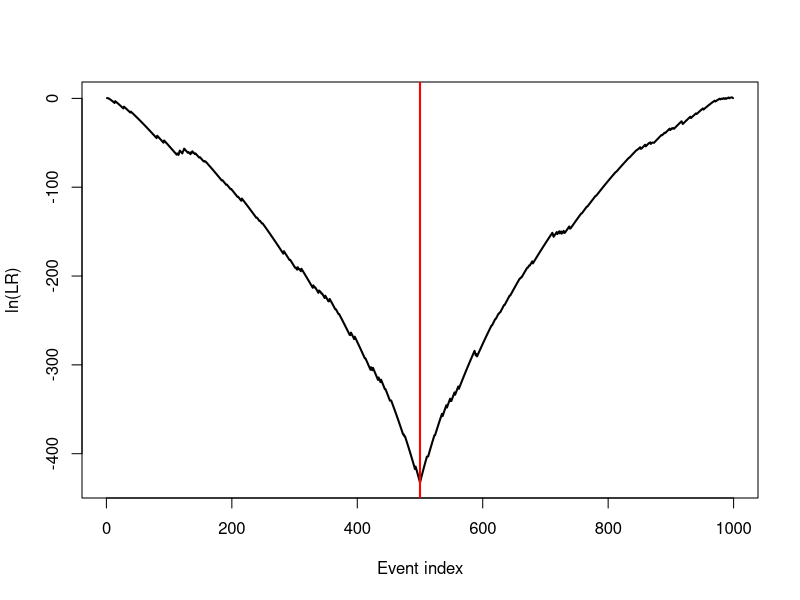

Generate this figure with R:
## ---- chunk 1
knitr::opts_chunk$set(echo = TRUE)
## ---- chunk 2

# Calculate the ln(LR) for a given pair of counts and prior
#
# alpha: vector of length K containing the Dirichlet prior parameters
# r1: vector of length K containing the event counts for the known source
# r2: vector of length K containing the event counts for the unknown source
#
calc_lnlr <- function(alpha, r1, r2) {
  sum(lgamma(alpha + r1 + r2)) - lgamma(sum(alpha + r1 + r2)) - 
    sum(lgamma(alpha + r1)) + lgamma(sum(alpha + r1)) - 
    sum(lgamma(alpha + r2)) + lgamma(sum(alpha + r2)) + 
    sum(lgamma(alpha)) - lgamma(sum(alpha))
}

## ---- chunk 3

# Calculate the ln(LR) for a given sequence of events
#
# event_seq: vector containing a sequence of events
#   - if event_seq2 is also specified, then event_seq consists of only the known
#     source events (N_1 events) and then event_seq2 will have the unknown 
#     source events (N_2 events)
#   - if event_seq2 is not also specified, then this event sequence has all N
#     events and will be split up into N_1 + N_2 events
# event_seq2: optional vector containing the unknown source events
#   - will be used to compare against event_seq
# event_ind: either a single integer or a vector of integers specifying the  
#             event indices (i.e., N_1's) at which to calculate the LR
#   - if not specified with a single sequence, defaults to floor of N / 2
#   - if not specified with two sequences, defaults to just comparing the two
#     sequences
#   - if specified as a single integer, function will return a single LR value
#   - if specified as a vector, function will return a vector of LR values
# categories: vector of length K specifying the LR categories
#   - if not specified, defaults to the event types in event_seq
#   - note that if specified, events in event_seq not in these categories will 
#     be ignored
# alpha: vector of length K containing the Dirichlet prior parameters
#   - if not specified, defaults to uniform Dirichlet
#
get_lnlr_from_seq <- function(event_seq,
                              event_seq2 = NA,
                              event_ind = NA,
                              categories = NA,
                              alpha = NA) {
  
  event_seq <- c(event_seq, event_seq2)
  
  if(sum(is.na(categories)) == 0){
    event_seq <- factor(event_seq, levels = categories)
    
  } else {
    event_seq <- factor(event_seq)
  }
  
  event_seq <- event_seq[!is.na(event_seq)]
  K <- length(levels(event_seq))
  N <- length(event_seq)
  
  if(sum(is.na(alpha)) == 0) {
    
    if (length(alpha) != K) {
      stop("The number of prior parameters is not equal to the number of categories.")
    }
    
    if (sum(alpha <= 0) > 0) {
      stop("All prior parameters need to be greater than 0.")
    }
    
  } else {
    alpha <- rep(1, K)
  }
  
  if (sum(is.na(event_ind)) == 0) {
    
    if(sum(event_ind < 1) > 0) {
      stop("There are event indices less than 1.")
    }
    
    if(sum(event_ind > (N - 1)) > 0) {
      stop("There are event indices greater than the length of the event sequence.")
    }
  } else {
    
    if (sum(is.na(event_seq2)) == 0) {
      event_ind <- N - length(event_seq2)
    } else {
      event_ind <- floor(N / 2)
    }
    
  }
  
  lnlr <- rep(NA, length(event_ind))
  
  for(i in 1:length(event_ind)) {
    r1 <- table(event_seq[1:event_ind[i]])
    r2 <- table(event_seq[(event_ind[i] + 1):N])
    lnlr[i] <- calc_lnlr(alpha, r1, r2)
  }
  
  lnlr
  
}

## ---- chunk 4
set.seed(NULL)
set.seed(1234)
## ---- chunk 5
toy_categories <- c("A", "B", "C")
## ---- chunk 6
exp(calc_lnlr(
  alpha = c(1, 1, 1),
  r1 = c(2, 1, 0), 
  r2 = c(2, 1, 0))
)
## ---- chunk 7
exp(get_lnlr_from_seq(
  event_seq = c("A", "A", "B"),
  event_seq2 = c("A", "A", "B"),
  categories = toy_categories)
)
## ---- chunk 8
exp(get_lnlr_from_seq(
  event_seq = rep(c("A", "A", "B"), 2),
  categories = toy_categories,
  event_ind = 3)
)
## ---- chunk 9
exp(get_lnlr_from_seq(
  event_seq = rep(c("A", "A", "B"), 2),
  categories = toy_categories,
  event_ind = c(2, 3, 4))
)
## ---- chunk 10
long_seq <- c(
  toy_categories[sample(seq(3), size = 500, prob = c(0.9, 0.05, 0.05), replace = TRUE)],
  toy_categories[sample(seq(3), size = 500, prob = c(0.05, 0.05, 0.9), replace = TRUE)]
)

lnlr <- get_lnlr_from_seq(
  event_seq = long_seq,
  categories = toy_categories,
  event_ind = seq(1, 999)
)

plot(seq(1, 999), lnlr, type = "l", lwd = 2, xlab = "Event index", ylab = "ln(LR)")
abline(v = 500, lwd = 2, col = "red")
